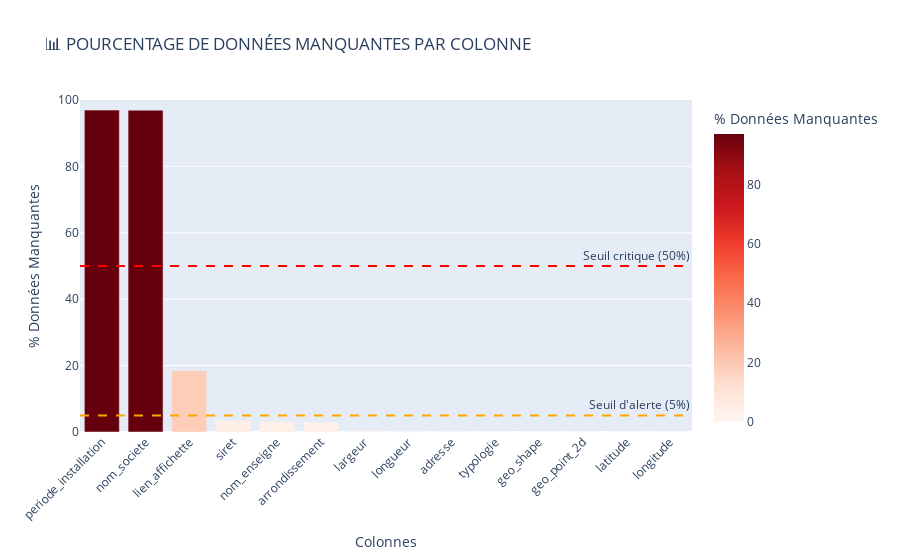
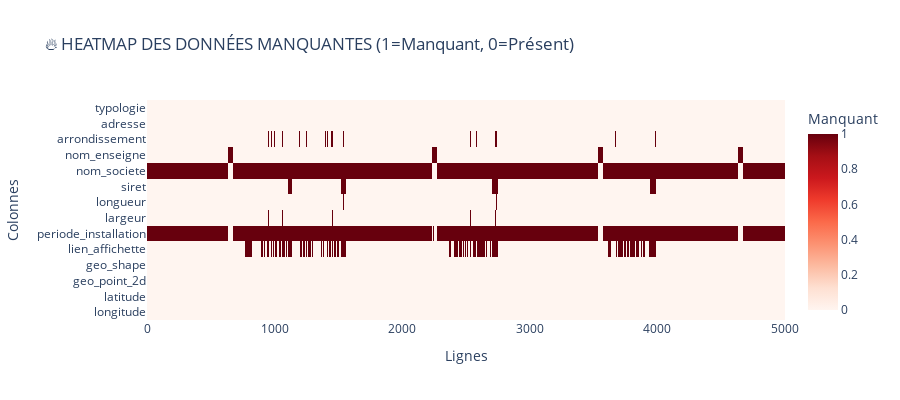

The code cell stored with these charts, in order, in its notebook:
### Markdown cell above
<!DOCTYPE html>
<html>
<head>
    <style>
        body { font-family: Arial, sans-serif; margin: 40px; background: #f5f5f5; color: #333; line-height: 1.6; }
        h1 { text-align: center; color: lightgreen; font-size: 36px; font-weight: bold; margin-bottom: 10px; }
        h2 { color: #EF806C; font-size: 28px; font-weight: bold; margin-top: 30px; }
        h3 { color: #00FFFF; font-size: 22px; font-weight: bold; margin-top: 20px;,  }
        ul { margin-left: 20px; }
        li { margin: 8px 0; }
        hr { height: 2px; border: none; background-color: lightgreen; margin: 20px 0; }
    </style>
</head>
<body>
<h3> VISUALISATION DES DONNÉES MANQUANTES
 </h3>

### Code cell
print("📊 VISUALISATION INTERACTIVE DES DONNÉES MANQUANTES")

import plotly.express as px

# Graphique des données manquantes
fig_missing = px.bar(
    missing_df, 
    x='Colonne', 
    y='Pourcentage',
    title='📊 POURCENTAGE DE DONNÉES MANQUANTES PAR COLONNE',
    labels={'Pourcentage': '% Données Manquantes', 'Colonne': 'Colonnes'},
    color='Pourcentage',
    color_continuous_scale='reds'
)

fig_missing.update_layout(
    xaxis_tickangle=-45,
    yaxis_range=[0, 100],
    showlegend=False
)

# Ajouter une ligne à 5% pour le seuil d'alerte
fig_missing.add_hline(y=5, line_dash="dash", line_color="orange", annotation_text="Seuil d'alerte (5%)")
fig_missing.add_hline(y=50, line_dash="dash", line_color="red", annotation_text="Seuil critique (50%)")

fig_missing.show()

# Heatmap des données manquantes
print("\n🔥 HEATMAP DES DONNÉES MANQUANTES :")

# Créer une matrice de présence/absence
missing_matrix = df_clean.isnull().astype(int)

# Heatmap interactive
fig_heatmap = px.imshow(
    missing_matrix.T,  # Transposer pour avoir les colonnes en y
    title='🔥 HEATMAP DES DONNÉES MANQUANTES (1=Manquant, 0=Présent)',
    labels=dict(x="Lignes", y="Colonnes", color="Manquant"),
    color_continuous_scale='reds'
)

fig_heatmap.update_layout(height=400)
fig_heatmap.show()

### Figure 1 — Plotly figure (JSON) as saved in the notebook; plotly's stock layout.template omitted (floating-point values rounded to 4 significant figures)
{"data": [{"hovertemplate": "Colonnes=%{x}<br>% Données Manquantes=%{marker.color}<extra></extra>", "legendgroup": "", "marker": {"color": [96.95, 96.93, 18.46, 3.488, 3.107, 2.967, 0.4611, 0.3007, 0.0401, 0.0, 0.0, 0.0, 0.0, 0.0], "coloraxis": "coloraxis", "pattern": {"shape": ""}}, "name": "", "orientation": "v", "showlegend": false, "textposition": "auto", "type": "bar", "x": ["periode_installation", "nom_societe", "lien_affichette", "siret", "nom_enseigne", "arrondissement", "largeur", "longueur", "adresse", "typologie", "geo_shape", "geo_point_2d", "latitude", "longitude"], "xaxis": "x", "y": [96.95, 96.93, 18.46, 3.488, 3.107, 2.967, 0.4611, 0.3007, 0.0401, 0.0, 0.0, 0.0, 0.0, 0.0], "yaxis": "y"}], "layout": {"annotations": [{"showarrow": false, "text": "Seuil d'alerte (5%)", "x": 1, "xanchor": "right", "xref": "x domain", "y": 5, "yanchor": "bottom", "yref": "y"}, {"showarrow": false, "text": "Seuil critique (50%)", "x": 1, "xanchor": "right", "xref": "x domain", "y": 50, "yanchor": "bottom", "yref": "y"}], "barmode": "relative", "coloraxis": {"colorbar": {"title": {"text": "% Données Manquantes"}}, "colorscale": [[0, "rgb(255,245,240)"], [0.125, "rgb(254,224,210)"], [0.25, "rgb(252,187,161)"], [0.375, "rgb(252,146,114)"], [0.5, "rgb(251,106,74)"], [0.625, "rgb(239,59,44)"], [0.75, "rgb(203,24,29)"], [0.875, "rgb(165,15,21)"], [1, "rgb(103,0,13)"]]}, "legend": {"tracegroupgap": 0}, "shapes": [{"line": {"color": "orange", "dash": "dash"}, "type": "line", "x0": 0, "x1": 1, "xref": "x domain", "y0": 5, "y1": 5, "yref": "y"}, {"line": {"color": "red", "dash": "dash"}, "type": "line", "x0": 0, "x1": 1, "xref": "x domain", "y0": 50, "y1": 50, "yref": "y"}], "showlegend": false, "title": {"text": "📊 POURCENTAGE DE DONNÉES MANQUANTES PAR COLONNE"}, "xaxis": {"anchor": "y", "domain": [0, 1], "tickangle": -45, "title": {"text": "Colonnes"}}, "yaxis": {"anchor": "x", "domain": [0, 1], "range": [0, 100], "title": {"text": "% Données Manquantes"}}}}

### Figure 2 — Plotly figure (JSON) as saved in the notebook; plotly's stock layout.template omitted (floating-point values rounded to 4 significant figures; data arrays with more than 128 entries replaced by an {"elided": "..."} marker saying what was removed)
{"data": [{"coloraxis": "coloraxis", "hovertemplate": "Lignes: %{x}<br>Colonnes: %{y}<br>Manquant: %{z}<extra></extra>", "name": "0", "type": "heatmap", "x": {"elided": "4988 int values"}, "xaxis": "x", "y": ["typologie", "adresse", "arrondissement", "nom_enseigne", "nom_societe", "siret", "longueur", "largeur", "periode_installation", "lien_affichette", "geo_shape", "geo_point_2d", "latitude", "longitude"], "yaxis": "y", "z": {"elided": "14x4988 int values"}}], "layout": {"coloraxis": {"colorbar": {"title": {"text": "Manquant"}}, "colorscale": [[0, "rgb(255,245,240)"], [0.125, "rgb(254,224,210)"], [0.25, "rgb(252,187,161)"], [0.375, "rgb(252,146,114)"], [0.5, "rgb(251,106,74)"], [0.625, "rgb(239,59,44)"], [0.75, "rgb(203,24,29)"], [0.875, "rgb(165,15,21)"], [1, "rgb(103,0,13)"]]}, "height": 400, "title": {"text": "🔥 HEATMAP DES DONNÉES MANQUANTES (1=Manquant, 0=Présent)"}, "xaxis": {"anchor": "y", "constrain": "domain", "domain": [0, 1], "scaleanchor": "y", "title": {"text": "Lignes"}}, "yaxis": {"anchor": "x", "autorange": "reversed", "constrain": "domain", "domain": [0, 1], "title": {"text": "Colonnes"}}}}
